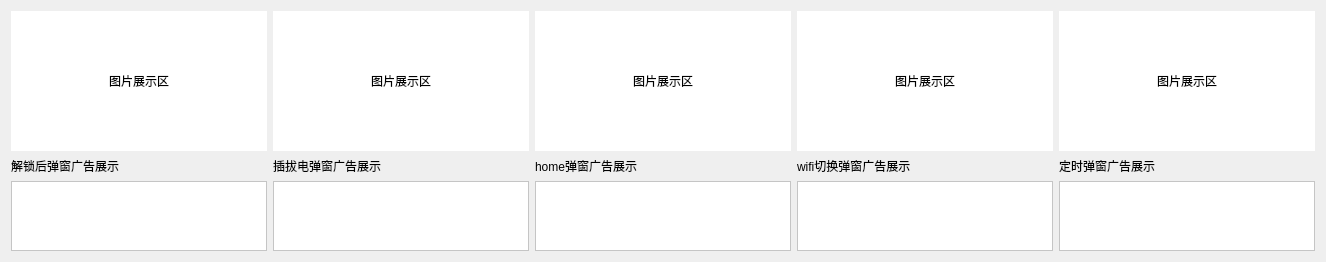
         <widget class="QWidget" name="tab_8">
          <attribute name="title">
           <string>广告截图页</string>
          </attribute>
          <layout class="QHBoxLayout" name="horizontalLayout_6">
           <item>
            <layout class="QVBoxLayout" name="verticalLayout_46" stretch="8,0,1">
             <item>
              <layout class="QVBoxLayout" name="verticalLayout_47">
               <item>
                <widget class="QLabel" name="unlock_ad_img">
                 <property name="styleSheet">
                  <string notr="true">background-color: rgb(255, 255, 255);</string>
                 </property>
                 <property name="text">
                  <string>图片展示区</string>
                 </property>
                 <property name="alignment">
                  <set>Qt::AlignCenter</set>
                 </property>
                </widget>
               </item>
              </layout>
             </item>
             <item>
              <widget class="QLabel" name="label_33">
               <property name="text">
                <string>解锁后弹窗广告展示</string>
               </property>
              </widget>
             </item>
             <item>
              <widget class="QTextBrowser" name="unlock_ad_path">
               <property name="styleSheet">
                <string notr="true">background-color: rgb(255, 255, 255);</string>
               </property>
              </widget>
             </item>
            </layout>
           </item>
           <item>
            <layout class="QVBoxLayout" name="verticalLayout_45" stretch="8,0,1">
             <item>
              <layout class="QVBoxLayout" name="verticalLayout_44">
               <item>
                <widget class="QLabel" name="charge_ad_img">
                 <property name="styleSheet">
                  <string notr="true">background-color: rgb(255, 255, 255);</string>
                 </property>
                 <property name="text">
                  <string>图片展示区</string>
                 </property>
                 <property name="alignment">
                  <set>Qt::AlignCenter</set>
                 </property>
                </widget>
               </item>
              </layout>
             </item>
             <item>
              <widget class="QLabel" name="label_31">
               <property name="text">
                <string>插拔电弹窗广告展示</string>
               </property>
              </widget>
             </item>
             <item>
              <widget class="QTextBrowser" name="charge_ad_path">
               <property name="styleSheet">
                <string notr="true">background-color: rgb(255, 255, 255);</string>
               </property>
              </widget>
             </item>
            </layout>
           </item>
           <item>
            <layout class="QVBoxLayout" name="verticalLayout_56" stretch="8,0,1">
             <item>
              <layout class="QVBoxLayout" name="verticalLayout_57">
               <item>
                <widget class="QLabel" name="home_ad_img">
                 <property name="styleSheet">
                  <string notr="true">background-color: rgb(255, 255, 255);</string>
                 </property>
                 <property name="text">
                  <string>图片展示区</string>
                 </property>
                 <property name="alignment">
                  <set>Qt::AlignCenter</set>
                 </property>
                </widget>
               </item>
              </layout>
             </item>
             <item>
              <widget class="QLabel" name="label_39">
               <property name="text">
                <string>home弹窗广告展示</string>
               </property>
              </widget>
             </item>
             <item>
              <widget class="QTextBrowser" name="home_ad_path">
               <property name="styleSheet">
                <string notr="true">background-color: rgb(255, 255, 255);</string>
               </property>
              </widget>
             </item>
            </layout>
           </item>
           <item>
            <layout class="QVBoxLayout" name="verticalLayout_48" stretch="8,0,1">
             <item>
              <layout class="QVBoxLayout" name="verticalLayout_49">
               <item>
                <widget class="QLabel" name="wifi_ad_img">
                 <property name="styleSheet">
                  <string notr="true">background-color: rgb(255, 255, 255);</string>
                 </property>
                 <property name="text">
                  <string>图片展示区</string>
                 </property>
                 <property name="alignment">
                  <set>Qt::AlignCenter</set>
                 </property>
                </widget>
               </item>
              </layout>
             </item>
             <item>
              <widget class="QLabel" name="label_35">
               <property name="text">
                <string>wifi切换弹窗广告展示</string>
               </property>
              </widget>
             </item>
             <item>
              <widget class="QTextBrowser" name="wifi_ad_path">
               <property name="styleSheet">
                <string notr="true">background-color: rgb(255, 255, 255);</string>
               </property>
              </widget>
             </item>
            </layout>
           </item>
           <item>
            <layout class="QVBoxLayout" name="verticalLayout_50" stretch="8,0,1">
             <item>
              <layout class="QVBoxLayout" name="verticalLayout_51">
               <item>
                <widget class="QLabel" name="timming_ad_img">
                 <property name="styleSheet">
                  <string notr="true">background-color: rgb(255, 255, 255);</string>
                 </property>
                 <property name="text">
                  <string>图片展示区</string>
                 </property>
                 <property name="alignment">
                  <set>Qt::AlignCenter</set>
                 </property>
                </widget>
               </item>
              </layout>
             </item>
             <item>
              <widget class="QLabel" name="label_37">
               <property name="text">
                <string>定时弹窗广告展示</string>
               </property>
              </widget>
             </item>
             <item>
              <widget class="QTextBrowser" name="timming_ad_path">
               <property name="styleSheet">
                <string notr="true">background-color: rgb(255, 255, 255);</string>
               </property>
              </widget>
             </item>
            </layout>
           </item>
          </layout>
         </widget>
